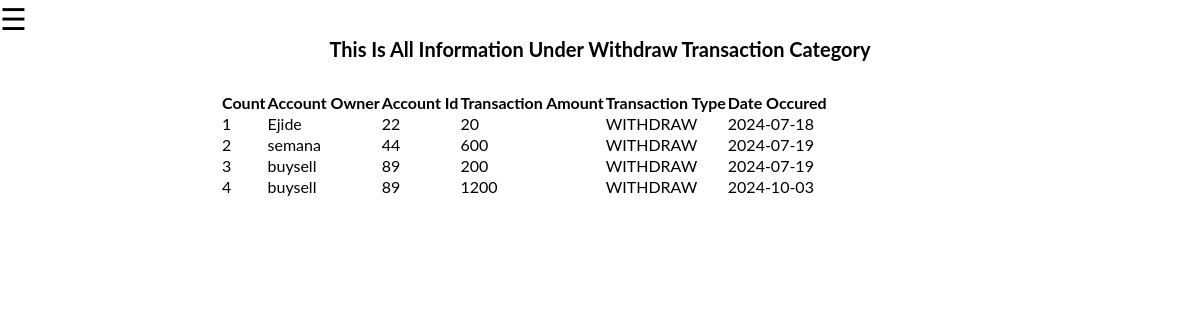
Page /php/withdraw_info.php on the committed database.
### tables this page shows
CREATE TABLE `transactions` (
  `id` int(70) NOT NULL,
  `account_owner` varchar(70) NOT NULL,
  `account_id` int(70) NOT NULL,
  `transaction_amount` int(70) NOT NULL,
  `transaction_type` varchar(170) NOT NULL,
  `date_occured` date NOT NULL DEFAULT current_timestamp(),
  `new_account_balance` varchar(70) NOT NULL
);

### php/withdraw_info.php (the view, shortened to what this page needs)
<?php
include "connection.php";
?>
<!DOCTYPE html>
<html lang="en">
<head>
    <link rel="stylesheet" href="../style.css">
    <link rel="stylesheet" href="../assets/Bootstrap icon/icons/bootstrap-icons.css">
</head>
<body class="portal">
      <span style="font-size:30px;cursor:pointer" onclick="openNav()">&#9776;</span>
    <section class="manage-client">
       <h4 class="text-1">this is all information Under withdraw transaction category</h4>
       <div class="column">
      <table>
      <tr>
        <th>Count</th>
        <th>Account Owner</th>
        <th>Account Id</th>
        <th>Transaction Amount</th>
        <th>Transaction Type</th>
        <th>Date Occured</th>
      </tr>
      <?php
      $count = 1;
      $sql = "SELECT * FROM transactions WHERE transaction_type = 'WITHDRAW'";
      $fetch = mysqli_query($con,$sql);
      if(mysqli_num_rows($fetch) > 0){
        while($row=mysqli_fetch_array($fetch)){
      ?>
      <tr>
        <td><?php echo $count++; ?></td>
        <td><?php echo $row['account_owner']; ?></td>
        <td><?php echo $row['account_id'];?></td>
        <td><?php echo $row['transaction_amount'];?></td>
        <td><?php echo $row['transaction_type'];?></td>
        <td><?php echo $row['date_occured'];?></td>
      </tr>
      <?php
      }
    }
      ?>
    </table>
  </div>
  </section>
</body>
</html>

### style.css (style rules this page uses)
* { margin: 0px; padding: 0px; box-sizing: border-box; }
.portal { font-family: "Lato", sans-serif; }

### php/withdraw_info.php (style rules this page uses)
.manage-client .text-1 { text-align:center; font-size:20px; text-transform:capitalize; margin-bottom:30px; }
table { margin-left:220px; }

### rows in the picture
transactions: account_owner "Ejide", account "22", transaction_amount "20", transaction_type "WITHDRAW", date_occured "2024-07-18"
transactions: account_owner "semana", account "44", transaction_amount "600", transaction_type "WITHDRAW", date_occured "2024-07-19"
transactions: account_owner "buysell", account "89", transaction_amount "200", transaction_type "WITHDRAW", date_occured "2024-07-19"
transactions: account_owner "buysell", account "89", transaction_amount "1200", transaction_type "WITHDRAW", date_occured "2024-10-03"
